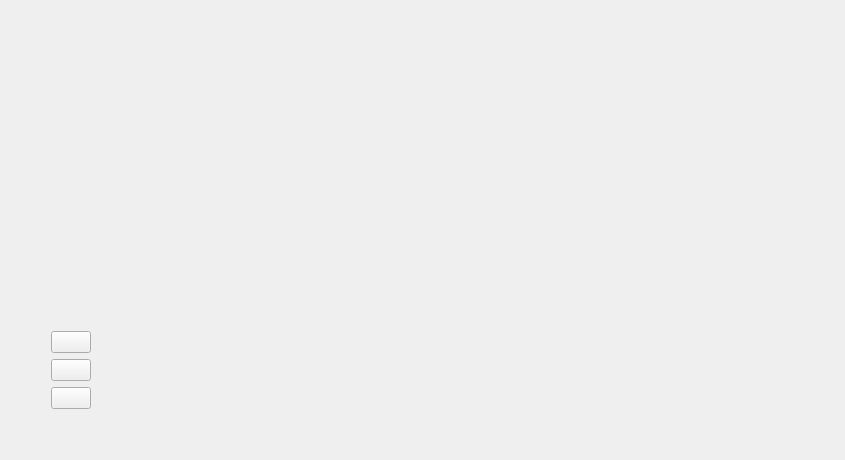
<?xml version="1.0" encoding="UTF-8"?>
<ui version="4.0">
 <class>MainWindow</class>
 <widget class="QMainWindow" name="MainWindow">
  <property name="geometry">
   <rect>
    <x>0</x>
    <y>0</y>
    <width>845</width>
    <height>460</height>
   </rect>
  </property>
  <property name="windowTitle">
   <string>Fenix Tanks</string>
  </property>
  <property name="autoFillBackground">
   <bool>true</bool>
  </property>
  <widget class="QWidget" name="centralWidget">
   <property name="autoFillBackground">
    <bool>true</bool>
   </property>
   <layout class="QGridLayout" name="gridLayout_2">
    <item row="3" column="1">
     <widget class="QPushButton" name="btn_exit">
      <property name="sizePolicy">
       <sizepolicy hsizetype="Minimum" vsizetype="Minimum">
        <horstretch>0</horstretch>
        <verstretch>0</verstretch>
       </sizepolicy>
      </property>
      <property name="text">
       <string/>
      </property>
      <property name="icon">
       <iconset resource="img_resource.qrc">
        <normaloff>:/img/exit.jpg</normaloff>:/img/exit.jpg</iconset>
      </property>
      <property name="iconSize">
       <size>
        <width>156</width>
        <height>52</height>
       </size>
      </property>
     </widget>
    </item>
    <item row="5" column="1">
     <spacer name="verticalSpacer_2">
      <property name="orientation">
       <enum>Qt::Vertical</enum>
      </property>
      <property name="sizeType">
       <enum>QSizePolicy::Minimum</enum>
      </property>
      <property name="sizeHint" stdset="0">
       <size>
        <width>20</width>
        <height>40</height>
       </size>
      </property>
     </spacer>
    </item>
    <item row="0" column="1">
     <spacer name="verticalSpacer">
      <property name="orientation">
       <enum>Qt::Vertical</enum>
      </property>
      <property name="sizeHint" stdset="0">
       <size>
        <width>20</width>
        <height>40</height>
       </size>
      </property>
     </spacer>
    </item>
    <item row="1" column="2">
     <spacer name="horizontalSpacer_2">
      <property name="orientation">
       <enum>Qt::Horizontal</enum>
      </property>
      <property name="sizeType">
       <enum>QSizePolicy::Expanding</enum>
      </property>
      <property name="sizeHint" stdset="0">
       <size>
        <width>40</width>
        <height>20</height>
       </size>
      </property>
     </spacer>
    </item>
    <item row="1" column="1">
     <widget class="QPushButton" name="btn_1player">
      <property name="enabled">
       <bool>true</bool>
      </property>
      <property name="sizePolicy">
       <sizepolicy hsizetype="Minimum" vsizetype="Minimum">
        <horstretch>0</horstretch>
        <verstretch>0</verstretch>
       </sizepolicy>
      </property>
      <property name="text">
       <string/>
      </property>
      <property name="icon">
       <iconset resource="img_resource.qrc">
        <normaloff>:/img/player1.jpg</normaloff>:/img/player1.jpg</iconset>
      </property>
      <property name="iconSize">
       <size>
        <width>156</width>
        <height>52</height>
       </size>
      </property>
     </widget>
    </item>
    <item row="1" column="0">
     <spacer name="horizontalSpacer">
      <property name="orientation">
       <enum>Qt::Horizontal</enum>
      </property>
      <property name="sizeType">
       <enum>QSizePolicy::Minimum</enum>
      </property>
      <property name="sizeHint" stdset="0">
       <size>
        <width>40</width>
        <height>20</height>
       </size>
      </property>
     </spacer>
    </item>
    <item row="2" column="1">
     <widget class="QPushButton" name="btn_2players">
      <property name="sizePolicy">
       <sizepolicy hsizetype="Minimum" vsizetype="Minimum">
        <horstretch>0</horstretch>
        <verstretch>0</verstretch>
       </sizepolicy>
      </property>
      <property name="text">
       <string/>
      </property>
      <property name="icon">
       <iconset resource="img_resource.qrc">
        <normaloff>:/img/player2.jpg</normaloff>:/img/player2.jpg</iconset>
      </property>
      <property name="iconSize">
       <size>
        <width>156</width>
        <height>52</height>
       </size>
      </property>
     </widget>
    </item>
   </layout>
  </widget>
 </widget>
 <layoutdefault spacing="6" margin="11"/>
 <resources>
  <include location="img_resource.qrc"/>
 </resources>
 <connections/>
 <slots>
  <signal>exit_signal()</signal>
  <slot>exit()</slot>
 </slots>
</ui>
